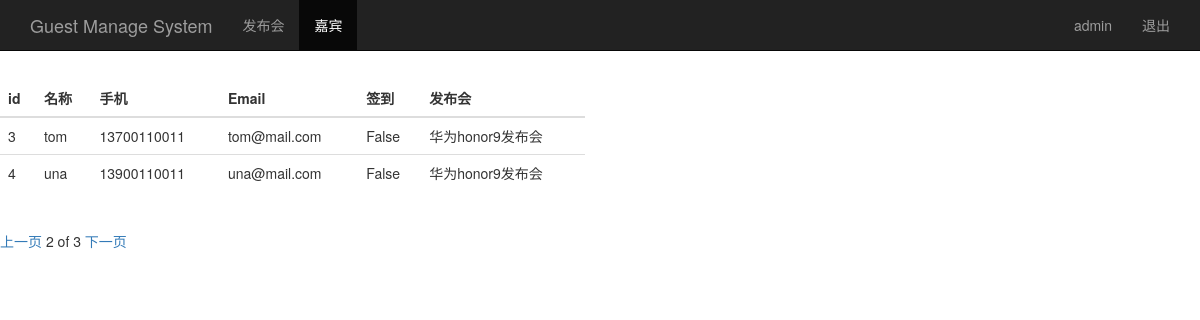
The page /guest_manage/?page=2 (signed in) on the database its author committed.
### sign/models.py (models this page shows, shortened)
class Guest(models.Model):
	event = models.ForeignKey(Event)
	realname = models.CharField(max_length = 64)
	phone = models.CharField(max_length = 16)
	emali = models.EmailField()
	sign = models.BooleanField()
	create_time = models.DateTimeField(auto_now = True)
	class Meta:
		unique_together = ('event', 'phone')

class Event(models.Model):
	name = models.CharField(max_length = 100)
	limit = models.IntegerField()
	status = models.BooleanField()
	address = models.CharField(max_length = 200)
	start_time = models.DateTimeField('events time')
	create_time = models.DateTimeField(auto_now = True)
	def __str__(self):
		return self.name

### sign/views.py (the view)
# urls.py: url(r'^guest_manage/$', views.guest_manage),
@login_required
def guest_manage(request):
	username = request.session.get('user', '')
	guest_list = Guest.objects.all()
	paginator = Paginator(guest_list, 2)
	page = request.GET.get('page')
	try:
		contacts = paginator.page(page)
	except PageNotAnInteger:
		contacts = paginator.page(1)
	except EmptyPage:
		contacts = paginator.page(paginator.num_pages)
	return render(request, 'sign/guest_manage.html', {'user': username, 'guests': contacts})

### sign/templates/sign/guest_manage.html (shortened to what this page needs)
<!DOCTYPE html>
<html lang="en">
<head>
    {% load staticfiles %}
    <link rel="stylesheet" href="{% static 'bootstrap/css/bootstrap.min.css' %}">
</head>
<body>
    <nav class="navbar navbar-inverse navbar-fixed-top">
        <div class="container">
            <div class="navbar-header">
                <a class="navbar-brand" href="/event_manage/">Guest Manage System</a>
            </div>
            <div id="navbar" class="collapse navbar-collapse">
                <ul class="nav navbar-nav">
                    <li><a href="/event_manage/">发布会</a></li>
                    <li class="active"><a href="#">嘉宾</a></li>
                </ul>
                <ul class="nav navbar-nav navbar-right">
                    <li><a href="#">{{ user }}</a></li>
                    <li><a href="/logout/">退出</a> </li>
                </ul>
            </div>
        </div>
    </nav>
    <div class="row" style="padding-top: 80px">
        <div class="col-md-6">
            <table class="table">
                <thead>
                    <tr>
                        <th>id</th>
                        <th>名称</th>
                        <th>手机</th>
                        <th>Email</th>
                        <th>签到</th>
                        <th>发布会</th>
                    </tr>
                </thead>
                <tbody>
                    {% for guest in guests %}
                        <tr>
                            <td>{{ guest.id }}</td>
                            <td>{{ guest.realname }}</td>
                            <td>{{ guest.phone }}</td>
                            <td>{{ guest.emali }}</td>
                            <td>{{ guest.sign }}</td>
                            <td>{{ guest.event }}</td>
                        </tr>
                    {% endfor %}
                </tbody>
            </table>
        </div>
    </div>
    <div class="pagination">
        <span class="step-links">
            {% if guests.has_previous %}
                <a href="?page={{ guests.previous_page_number }}">上一页</a>
            {% endif %}
            <span class="current">
                 {{ guests.number }} of {{ guests.paginator.num_pages }}
            </span>
            {% if guests.has_next %}
                <a href="?page={{ guests.next_page_number }}">下一页</a>
            {% endif %}
         </span>
    </div>
</body>
</html>

### rows shown on the page
Guest: id "3", realname "tom", phone "13700110011", emali "tom@mail.com", sign "False", event "华为honor9发布会"
Guest: id "4", realname "una", phone "13900110011", emali "una@mail.com", sign "False", event "华为honor9发布会"

### other values the page prints
{{ user }} "admin"
{{ guests.number }} "2"
{{ guests.paginator.num_pages }} "3"
